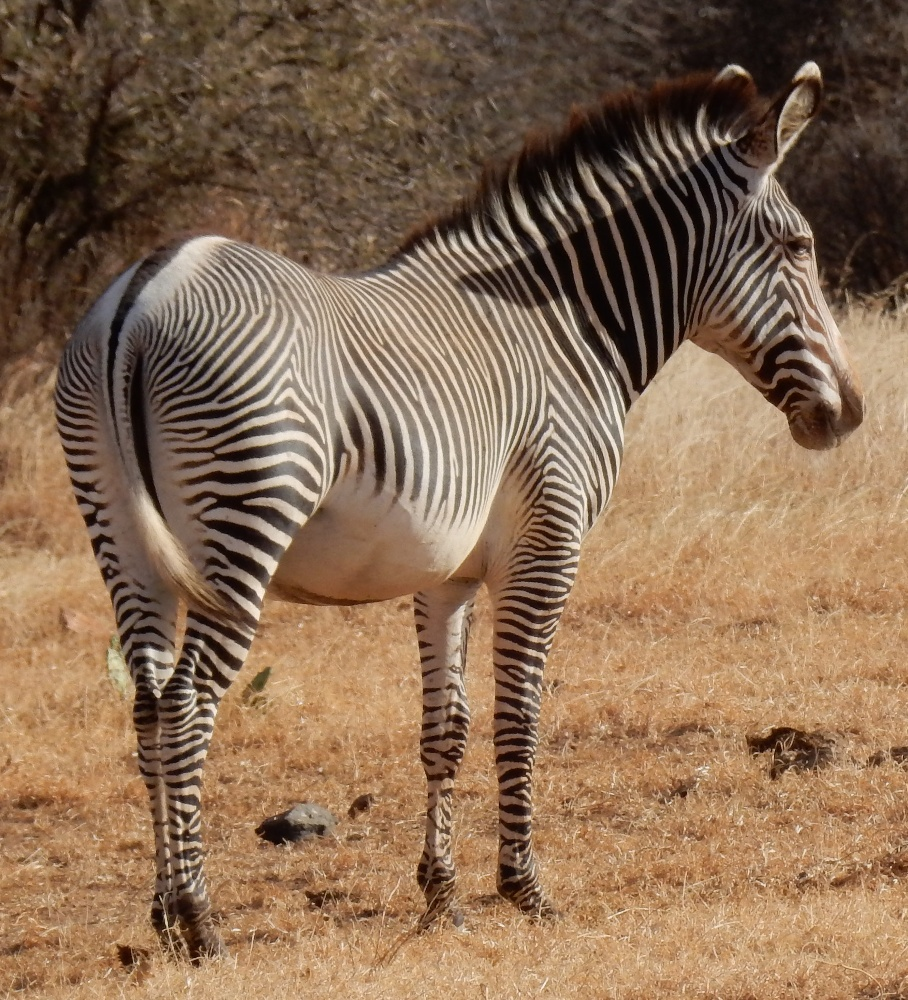
#> input picture data/zebra.jpg, 908 x 1000 px
$ python assignment1.py
#> lines starting #> are read from the running program, lines starting #| are printed output that depends on the picture
# import numpy
import numpy as np

# Create and print a 3 by 3 array where every number is a 15
a1 = np.ones((3,3))*15
print('a1\n',a1)
# print out what are the largest and smalled values in the array below
arr = np.array([[1,2,3],[4,5,6],[7,8,9]])
print('largest value is', arr.max())
print('smallest value is',arr.min())
# import pyplot lib from matplotlib and Image lib from  PIL
import matplotlib.pyplot as plt
from PIL import Image

# use PIL and matplotlib to read and display the ../data/zebra.jpg image
pic1 =  Image.open('../data/zebra.jpg')
#> pic1 is the input picture: PIL image 908x1000 RGB; mean R, G, B 137, 108.4, 83.4
# convert the image to a numpy arrary and print the shape of the arrary
pic1_arr = np.array(pic1)
print(pic1_arr.shape)
#| (1000, 908, 3)
# use slicing to set the RED and GREEN channels of the picture to 0, then use imshow() to show the isolated blue channel
#RGB 012
pic1_arr[:,:,0 ]=0
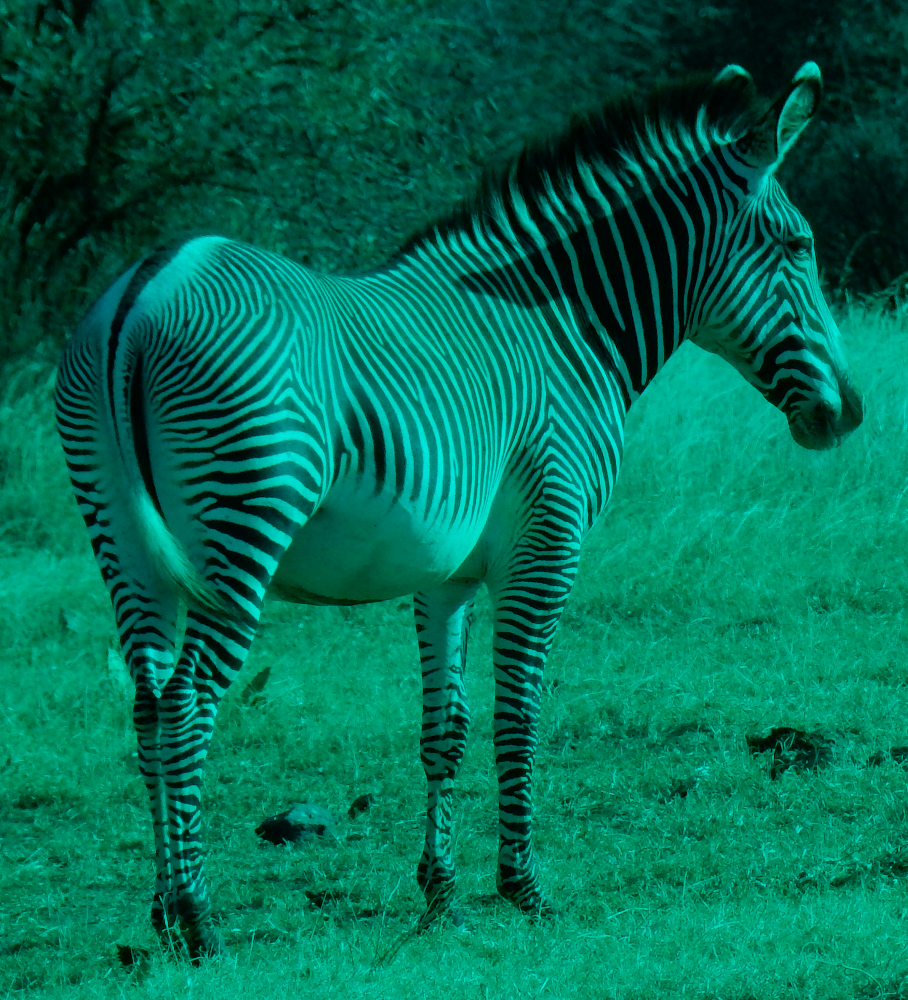
#> pic1_arr: shape (1000, 908, 3); mean R, G, B 0, 108.4, 83.4
pic1_arr[:,:,1 ]=0
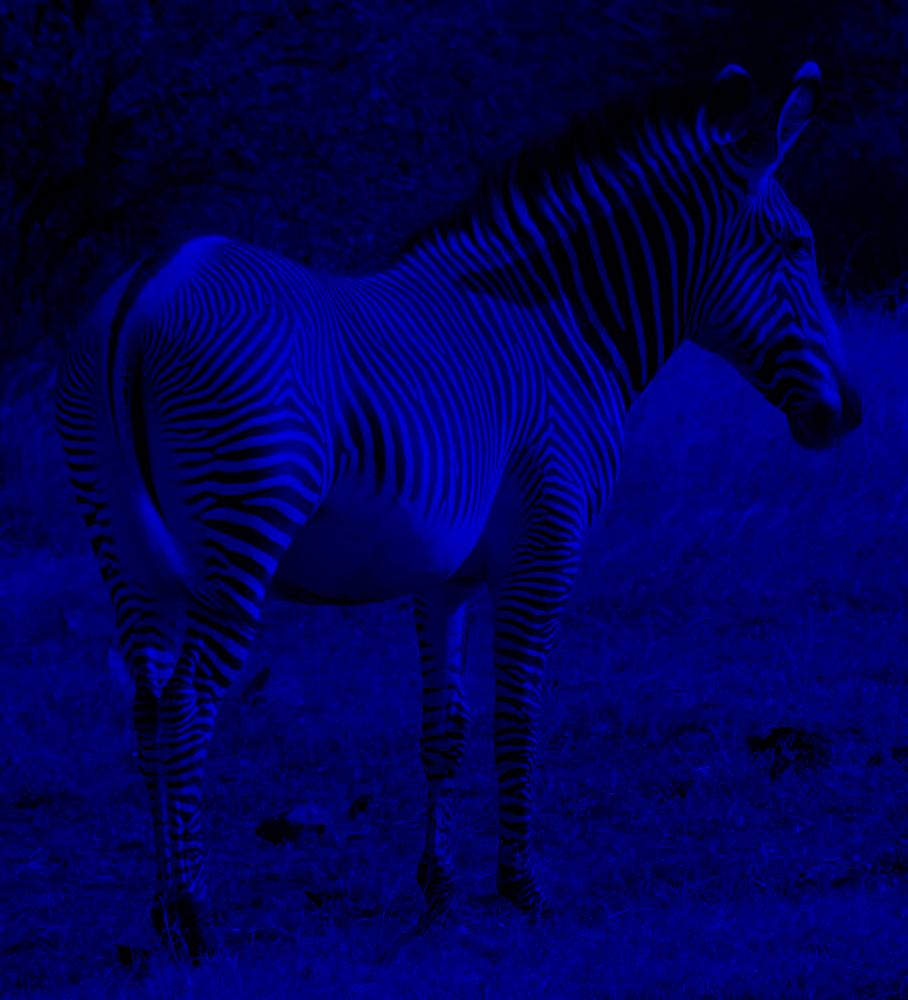
#> pic1_arr: shape (1000, 908, 3); mean R, G, B 0, 0, 83.4
plt.imshow(pic1_arr)
plt.show()
#picture only show blue

$ run again, with data/bird.jpg copied over data/zebra.jpg
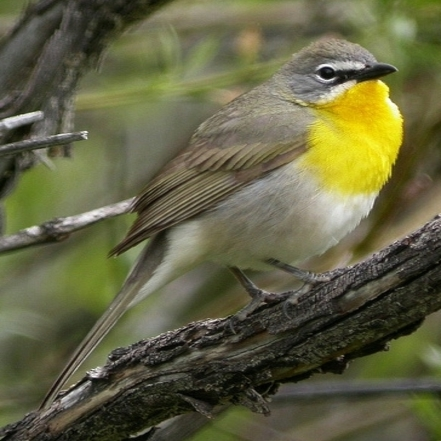
#> input picture data/bird.jpg, 441 x 441 px
#> pic1 is the input picture: PIL image 441x441 RGB; mean R, G, B 99.7, 99.2, 67.3
#| (441, 441, 3)
#> `pic1_arr[:,:,0 ]=0`:
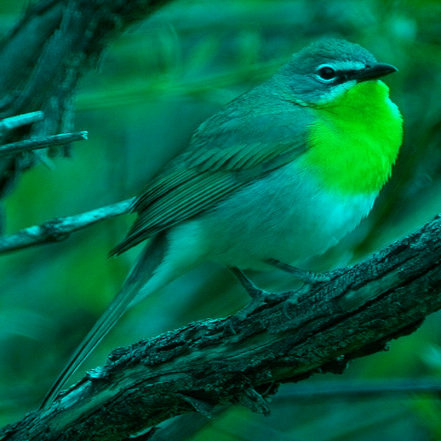
#> pic1_arr: shape (441, 441, 3); mean R, G, B 0, 99.2, 67.3
#> `pic1_arr[:,:,1 ]=0`:
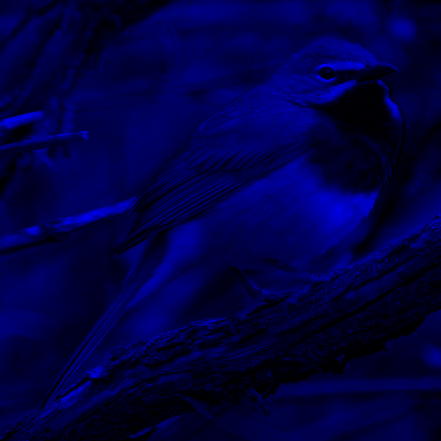
#> pic1_arr: shape (441, 441, 3); mean R, G, B 0, 0, 67.3
